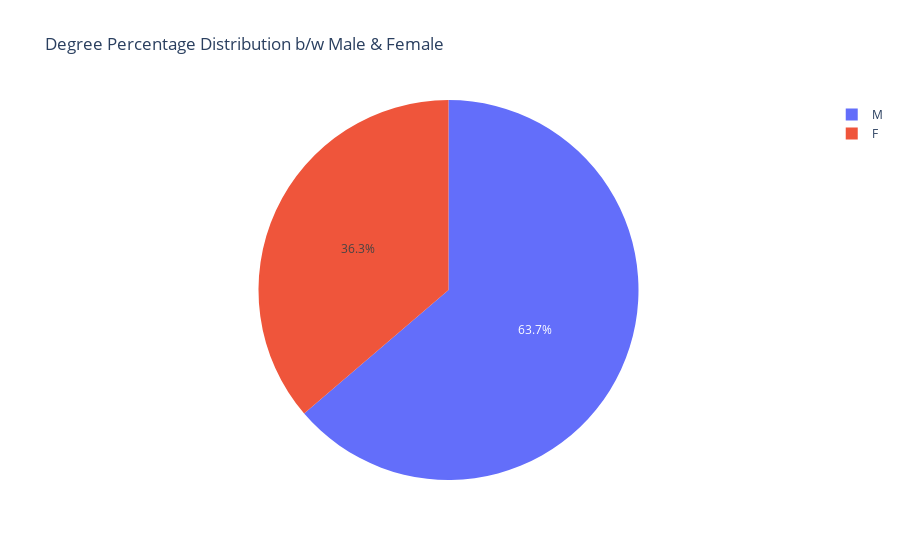

The notebook cell saved with this chart:
### Code cell
# I want to see gender-wise distribution of degree  percentage 

px.pie(camp, names = 'gender' ,values = "degree_p",  title= 'Degree Percentage Distribution b/w Male & Female')

### Figure 1 — Plotly figure (JSON) as saved in the notebook; plotly's stock layout.template omitted (floating-point values rounded to 4 significant figures; data arrays with more than 128 entries replaced by an {"elided": "..."} marker saying what was removed)
{"data": [{"domain": {"x": [0, 1], "y": [0, 1]}, "hovertemplate": "gender=%{label}<br>degree_p=%{value}<extra></extra>", "labels": {"elided": "215 str values"}, "legendgroup": "", "name": "", "showlegend": true, "type": "pie", "values": {"elided": "215 float values"}}], "layout": {"legend": {"tracegroupgap": 0}, "title": {"text": "Degree Percentage Distribution b/w Male & Female"}}}
